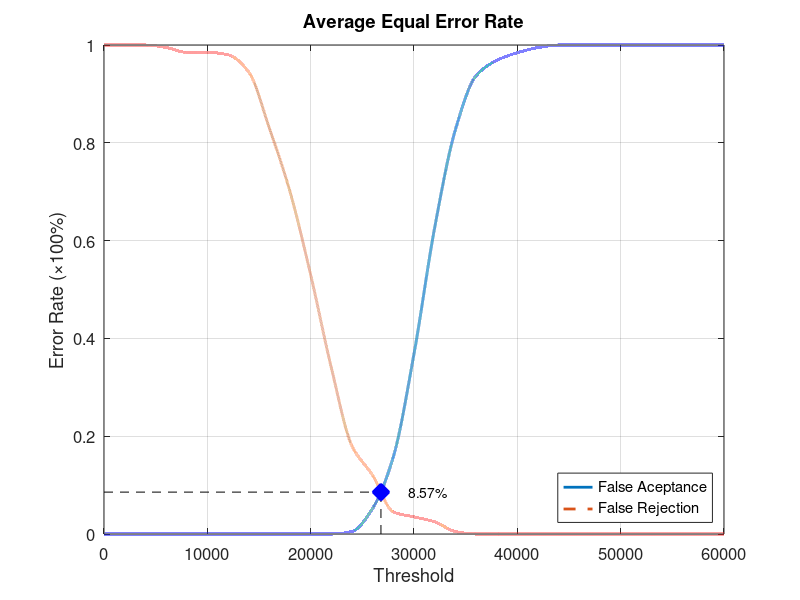
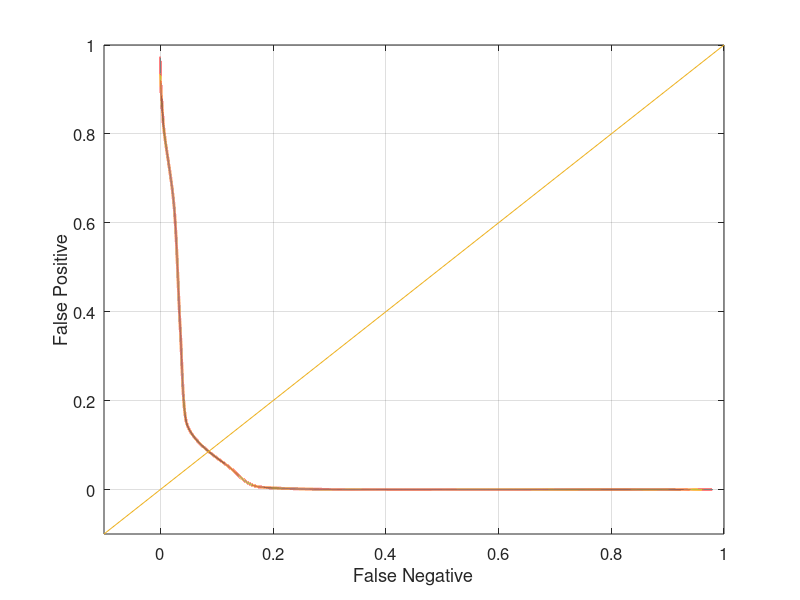

Here is the MATLAB script that generated these plots, in order:
function yEER = Database2_3
close all;
clear;
clc;
x = 0:2000:60000;
xq = 0:0.5:60000;

y0 = [0 0 0 0 0 0 0 0 0 0 0 0 0.00526316 0.0526316 0.157895 0.368421 0.626316 0.826316 0.936842 0.968421 0.984211 0.994737 1 1 1 1 1 1 1 1 1];
yy0 = interp1(x, y0, xq, 'pchip');
y1 = [1 1 1 0.995 0.985 0.985 0.98 0.945 0.83 0.7 0.53 0.34 0.18 0.12 0.045 0.035 0.025 0.005 0 0 0 0 0 0 0 0 0 0 0 0 0];
yy1 = interp1(x, y1, xq, 'pchip');

% Calculating EER: 
y2 = abs(y0 - y1);
find(y2 == min(y2))
yy2 = abs(yy0 - yy1);
xEER = find(yy2 == min(yy2));
xEERIndex = xq(xEER) % X-axis EER
yEER = yy0(xEER) % Y-axis EER

main = figure
plot(xq, yy0,'-','LineWidth', 2);	hold on
plot(xq, yy1,'--','LineWidth', 2);	hold on
plot([xEERIndex xEERIndex], [0 yEER], 'k--');	hold on
plot([0 xEERIndex], [yEER yEER], 'k--');	hold on
plot(xEERIndex, yEER, 'bx', 'LineWidth', 10);	hold on
text(xEERIndex + 10 * xEERIndex / 100, yEER, [num2str(round((10000 * yEER)) / 100) '%'])
legend('False Aceptance', 'False Rejection', 'Location', 'SouthEast')
xlabel('Threshold')
ylabel('Error Rate (\times100%)')
title('Average Equal Error Rate')
set(gca, 'FontSize', 12)
axis([0 60000 0 1])
grid on

print(main, 'Database2_3Main', '-dpng');
FNRxFPR = figure('Color', [1 1 1]);
plot(yy1, yy0, '-', yy1, yy0, 'LineWidth', 2);
hold on
y = -0.1:0.1:1
plot(y, y); 
set(gca, 'FontSize', 12)
xlabel('False Negative')
ylabel('False Positive')
axis([-0.1 1 -0.1 1])
set(gca, 'FontSize', 12)
grid on

print(FNRxFPR, 'Database2_3FNRxFPR','-dpng');
end
